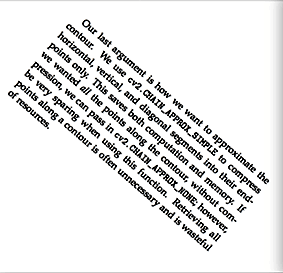
#> input picture advanced_level_image_processing/PyImageSearch_advancedLevel/OCR/text.png, 283 x 273 px, found by its file name
$ jupyter execute --allow-errors '15.GÖRÜNTÜDEKİ KÖŞELERİ SAPTAMA ( SHİ-TOMASİ CORNER DETECTİON METHOD).ipynb'
#> lines starting #> are read from the running program, lines starting #| are printed output that depends on the picture; after the words box and inside, x2 and y2 are one past the last pixel; in counts of white or black regions, pixels touching at a corner belong together
# 15. GÖRÜNTÜDEKİ KÖŞELERİ SAPTAMA(SHİ-TOMASİ CORNER DETECTİON METHOD)

[cell 1]
import cv2
import numpy as np

img = cv2.imread("C:/Users/oguza/Desktop/opencvresimler/text.png")
#> img is the input picture: shape (273, 283, 3); mean B, G, R 231.2, 231.3, 231.2

gray = cv2.cvtColor(img, cv2.COLOR_BGR2GRAY)

gray = np.float32(gray)

corners = cv2.goodFeaturesToTrack(gray,100,0.01,10)
#> corners = 100 rows, first 8: [216, 224], [158, 100], [148, 129], [87, 116], [113, 82], [36, 64], [135, 102], [146, 92]

corners = np.int0(corners)


for corner in corners:
    x,y = corner.ravel()
    cv2.circle(img,(x,y),3,(0,0,255),-1)
#> this loop made 100 passes
#> (x, y) on passes 1 to 12: (216, 224), (158, 100), (148, 129), (87, 116), (113, 82), (36, 64), (135, 102), (146, 92), (78, 102), (96, 87), (177, 199), (23, 86)
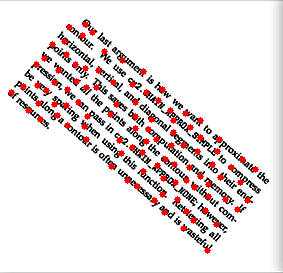
#> img: shape (273, 283, 3); 3.75% of pixels changed, all inside (x1, y1, x2, y2) = (8, 21, 259, 254)


cv2.imshow("corner", img)
cv2.waitKey(0)
cv2.destroyAllWindows()
